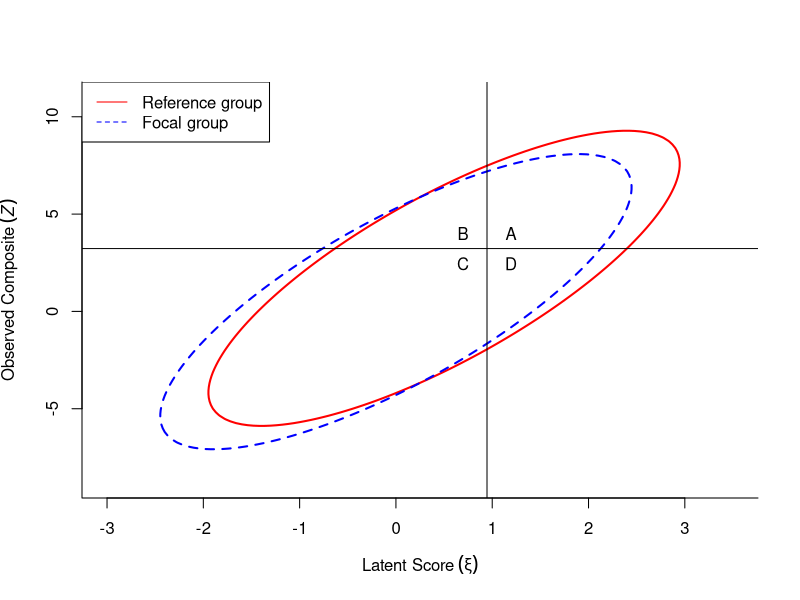
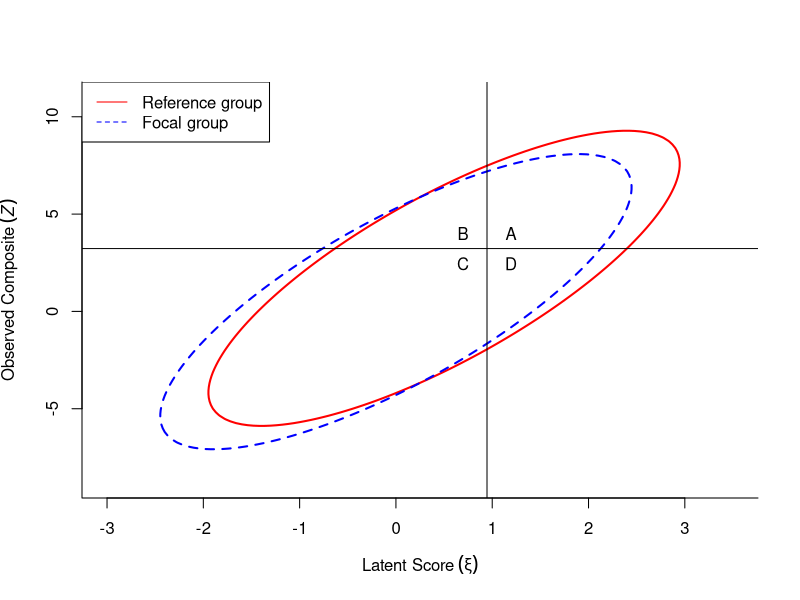
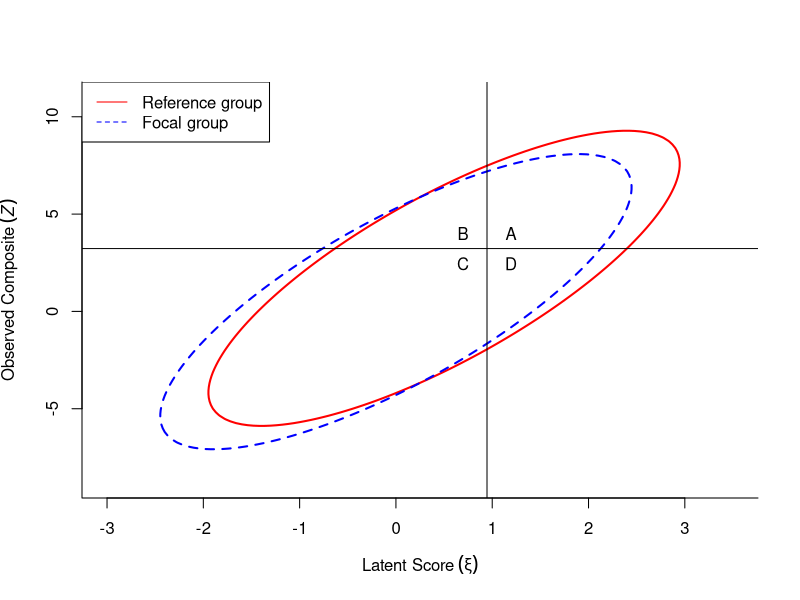
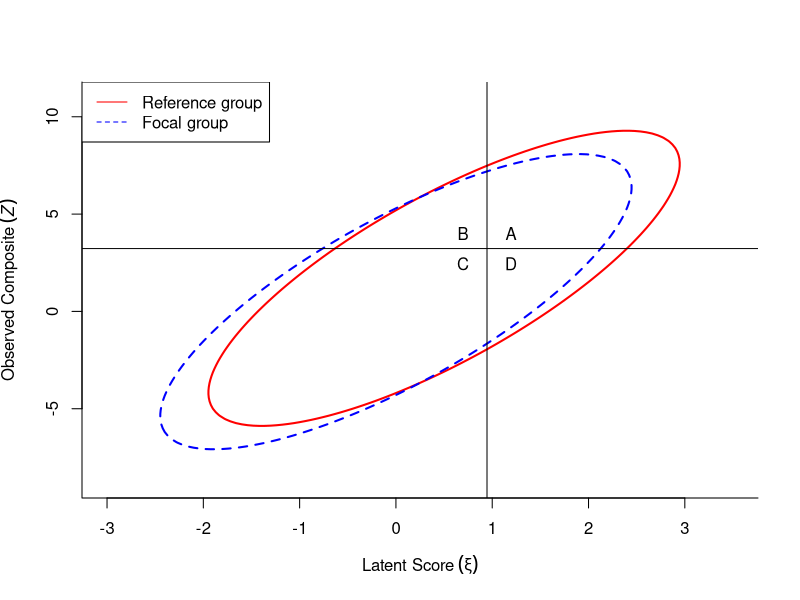
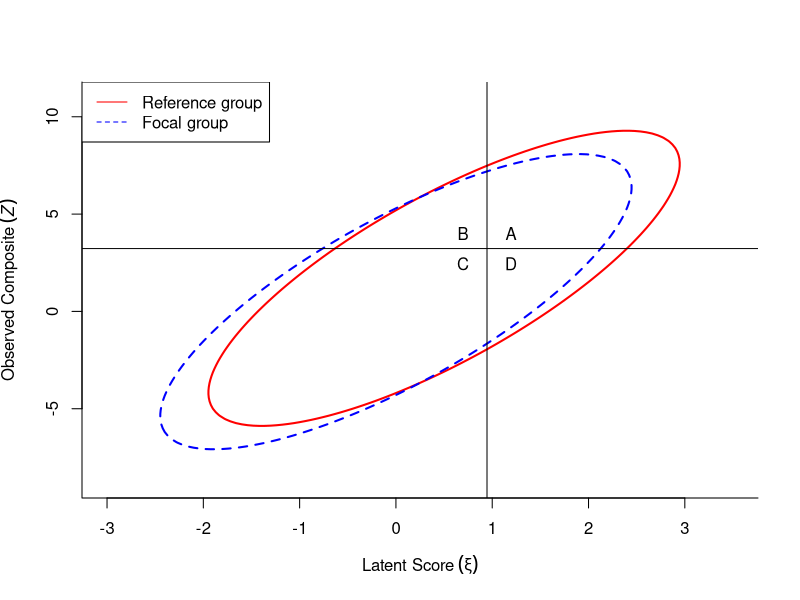
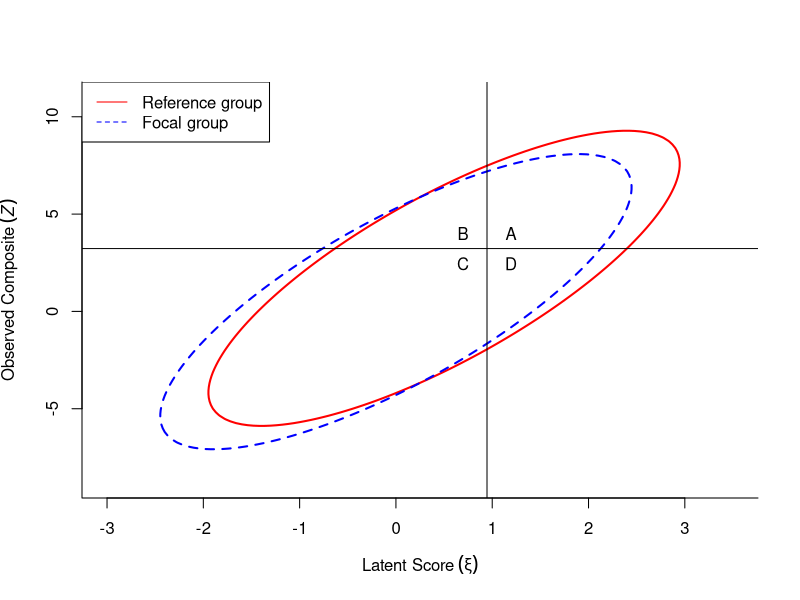
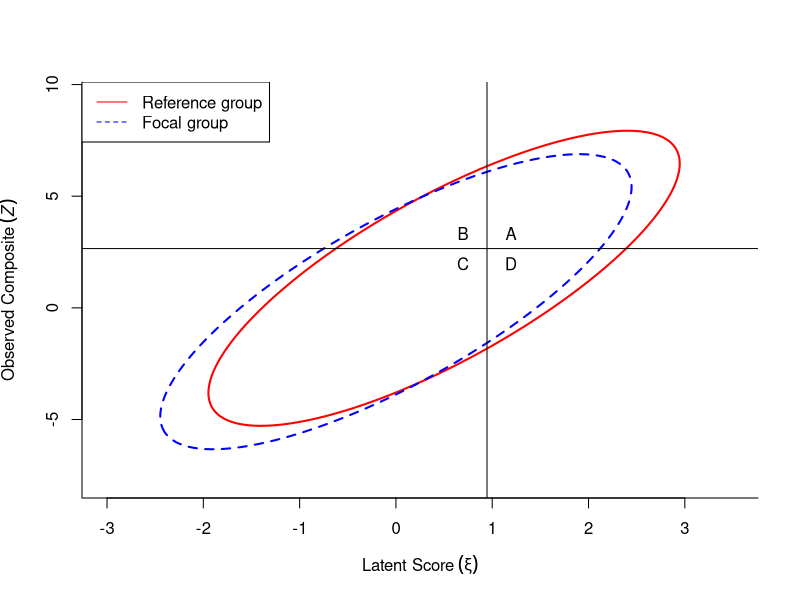
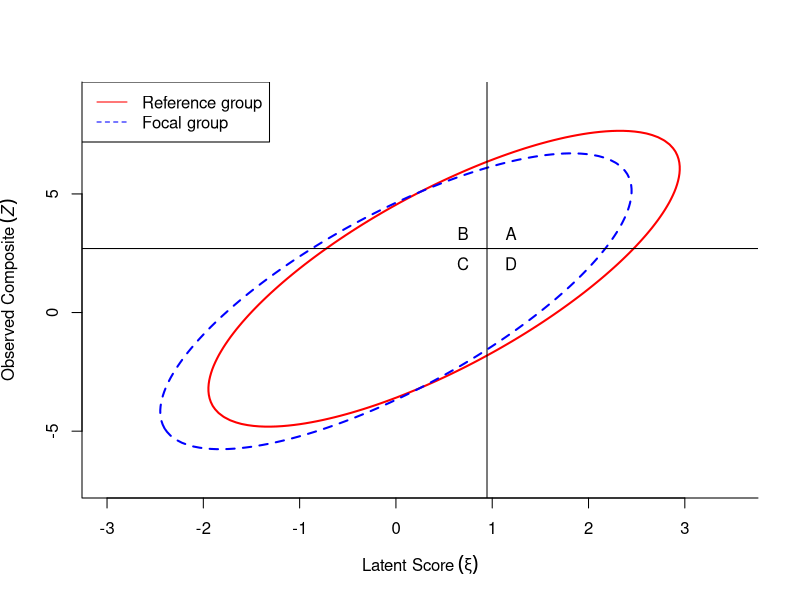

Recreate these plots in R, in order. (Note: this script raises an error after producing the figures.)
## ----setup, include=FALSE--------------------------------------------------------------------------------------------------
knitr::opts_chunk$set(echo = TRUE)
library(tidyverse)
library(knitr)
library(kableExtra)


## ---- cache = FALSE--------------------------------------------------------------------------------------------------------
## @knitr pnormmix function
pnormmix <- function(q, mean1 = 0, sd1 = 1, mean2 = 0, sd2 = 1, pmix1 = 0.5, 
                     lower.tail = TRUE) {
  # Distribution function (pdf) of a mixture of two normal distributions. 
  #
  # Args:
  #   q: vector of quantiles.
  #   mean1: mean of first normal distribution.
  #   sd1: standard deviation of first normal distribution.
  #   mean2: mean of second normal distribution.
  #   sd2: standard deviation of second normal distribution.
  #   pmix1: mixing proportion for the first distribution. Should be a 
  #          number in the range (0, 1).
  #   lower.tail: logical; if TRUE(default), probabilities are P[X <= x]; 
  #               otherwise, P[X > x]. 
  #
  #   Returns:
  #     Cumulative probability of q or 1 minus it on the mixture normal 
  #     distribution.
  # Error handling
  stopifnot(pmix1 > 0, pmix1 < 1)
  as.vector(c(pmix1, 1 - pmix1) %*% 
              sapply(q, pnorm, mean = c(mean1, mean2), sd = c(sd1, sd2), 
                     lower.tail = lower.tail))
}
# test
 pnormmix(1, 0, 3.1, 1.7, 3.1, lower.tail = FALSE)


## ----cache = FALSE---------------------------------------------------------------------------------------------------------
## @knitr qnormmix function
qnormmix <- function(p, mean1 = 0, sd1 = 1, mean2 = 0, sd2 = 1, pmix1 = 0.5, 
                     lower.tail = TRUE) {
  # Quantile function of a mixture of two normal distributions. 
  #
  # Args:
  #   p: vector of probabilities.
  #   mean1: mean of first normal distribution.
  #   sd1: standard deviation of first normal distribution.
  #   mean2: mean of second normal distribution.
  #   sd2: standard deviation of second normal distribution.
  #   pmix1: mixing proportion for the first distribution. Should be a 
  #          number in the range (0, 1).
  #   lower.tail: logical; if TRUE(default), probabilities are P[X <= x]; 
  #               otherwise, P[X > x]. 
  #
  #   Returns:
  #     Quantile corresponding to p or 1 - p on the mixture normal 
  #     distribution.
  # Error handling
  stopifnot(pmix1 > 0, pmix1 < 1, p >= 0, p <= 1)
  f <- function(x) (pnormmix(x, mean1, sd1, mean2, sd2, pmix1, 
                             lower.tail) - p)^2
  start <- as.vector(c(pmix1, 1 - pmix1) %*% 
                       sapply(p, qnorm, c(mean1, mean2), c(sd1, sd2), 
                              lower.tail = lower.tail))
  nlminb(start, f)$par
}


## ----cache = FALSE,include=FALSE-------------------------------------------------------------------------------------------
## @knitr .bvnorm_kernel function
.bvnorm_kernel <- function(x, y, mu_x = 0, mu_y = 0, sd_x = 1, sd_y = 1, 
                           cov_xy = 0) {
  # Helper function for computing the kernel for bivariate normal density
  cor <- cov_xy / sd_x / sd_y
  numer <- (x - mu_x)^2 / sd_x^2 + (y - mu_y)^2 / sd_y^2 - 
    2 * cor * (x - mu_x) * (y - mu_y) / sd_x / sd_y
  numer / (1 - cor^2)
}


## ----cache = FALSE,include=FALSE-------------------------------------------------------------------------------------------
## @knitr contour_bvnorm function
contour_bvnorm <- function(mean1 = 0, sd1 = 1, mean2 = 0, sd2 = 1, 
                           cor12 = 0, cov12 = NULL, 
                           density = .95, length_out = 101, 
                           bty = "L", 
                           ...) {
  # Plot contour for a bivariate normal distribution
  #
  # Args:
  #   mean1: mean of first normal distribution (on x-axis).
  #   sd1: standard deviation of first normal distribution.
  #   mean2: mean of second normal distribution (on y-axis).
  #   sd2: standard deviation of second normal distribution.
  #   cor12: correlation in the bivariate normal.
  #   cov12: covariance in the bivariate normal. If not input, compute the
  #          covariance using the correlation and the standard deviations.
  #   density: density level, i.e., probability enclosed by the ellipse.
  #   length_out: number of values on the x-axis and on the y-axis to be
  #               evaluated; default to 101.
  #   bty: argument passed to the `contour` function.
  #   ...: other arguments passed to the `countour` funcction.
  #
  #   Returns:
  #     a plot showing the contour of the bivariate normal distribution on 
  #     a two-dimensional space.
  # Error handling
  stopifnot(cor12 >= -1, cor12 <= 1)
  if (is.null(cov12)) cov12 <- cor12 * sd1 * sd2s
  x_seq <- mean1 + seq(-3, 3, length.out = length_out) * sd1
  y_seq <- mean2 + seq(-3, 3, length.out = length_out) * sd2
  z <- outer(x_seq, y_seq, .bvnorm_kernel, mu_x = mean1, mu_y = mean2, 
             sd_x = sd1, sd_y = sd2, cov_xy = cov12)
  contour(x_seq, y_seq, z, levels = qchisq(density, 2), drawlabels = FALSE, 
          bty = bty, ...)
}


## ----cache = FALSE,include=FALSE-------------------------------------------------------------------------------------------
## @knitr .oartit_bvnorm function
.partit_bvnorm <- function(cut1, cut2, mean1 = 0, sd1 = 1, mean2 = 0, sd2 = 1, 
                           cor12 = 0, cov12 = cor12 * sd1 * sd2) {
  # Helper funcction for computing summary statistics from a selection approach
  Sigma <- matrix(c(sd1^2, cov12, cov12, sd2^2), nrow = 2)
  C <- pmnorm(c(cut1, cut2), c(mean1, mean2), Sigma)
  B <- pnorm(cut1, mean1, sd1) - C
  D <- pnorm(cut2, mean2, sd2) - C
  A <- 1 - B - C - D
  propsel <- A + B
  success_ratio <- A / propsel
  sensitivity <- A / (A + D)
  specificity <- C / (C + B)
  c(A, B, C, D, propsel, success_ratio, sensitivity, specificity)
}


## ----cache = FALSE---------------------------------------------------------------------------------------------------------
## @knitr PartInv function
PartInv <- function(propsel, cut_z = NULL, kappa_r, kappa_f = kappa_r, 
                    phi_r, phi_f = phi_r, lambda_r, lambda_f = lambda_r, 
                    Theta_r, Theta_f = Theta_r, tau_r, tau_f = tau_r, 
                    pmix_ref = 0.5, plot_contour = TRUE, ...) {
  # Evaluate partial measurement invariance using Millsap & Kwok's (2004) 
  # approach
  #
  # Args:
  #   propsel: proportion of selection. If missing, computed using `cut_z`.
  #   cut_z: prespecified cutoff score on the observed composite. This argument
  #          is ignored when `propsel` has input.
  #   kappa_r: latent factor mean for the reference group.
  #   kappa_f: (optional) latent factor mean for the focal group; 
  #            if no input, set equal to kappa_r.
  #   phi_r: latent factor variance for the reference group.
  #   phi_f: (optional) latent factor variance for the focal group; 
  #          if no input, set equal to phi_r.
  #   lambda_r: a vector of factor loadings for the reference group.
  #   lambda_f: (optional) a vector of factor loadings for the focal group; 
  #             if no input, set equal to lambda_r.
  #   tau_r: a vector of measurement intercepts for the reference group.
  #   tau_f: (optional) a vector of measurement intercepts for the focal group; 
  #          if no input, set equal to tau_r.
  #   Theta_r: a matrix of the unique factor variances and covariances 
  #            for the reference group.
  #   Theta_f: (optional) a matrix of the unique factor variances and 
  #            covariances for the focal group; 
  #            if no input, set equal to Theta_r.
  #   pmix_ref: Proportion of the reference group; 
  #             default to 0.5 (i.e., two populations have equal size).
  #   plot_contour: logical; whether the contour of the two populations 
  #                 should be plotted; default to TRUE.
  #   ...: other arguments passed to the `countour` funcction.
  #
  #   Returns:
  #     a list of four elements and a plot if plot_contour == TRUE:
  #     - propsel: echo the same argument as input.
  #     - cutpt_xi: cut point on the latent scale (xi).
  #     - cutpt_z: cut point on the observed scale (Z).
  #     - summary: A 8 x 2 table, with columns representing the reference
  #                and the focal groups, and the rows represent
  #                probabilities of true positive (A), false positive (B), 
  #                true negative (C), false negative (D); proportion selected, 
  #                success ratio, sensitivity, and specificity. 
  # Error handling
  stopifnot(length(kappa_r) == 1, length(kappa_f) == 1, length(phi_r) == 1, 
            length(phi_f) == 1)
  if (length(Theta_r) == length(lambda_r)) Theta_r <- diag(Theta_r)
  if (length(Theta_f) == length(lambda_f)) Theta_f <- diag(Theta_f)
  library(mnormt)  # load `mnormt` package
  mean_zr <- sum(tau_r) + sum(lambda_r) * kappa_r
  mean_zf <- sum(tau_f) + sum(lambda_f) * kappa_f
  sd_zr <- sqrt(sum(lambda_r)^2 * phi_r + sum(Theta_r))
  sd_zf <- sqrt(sum(lambda_f)^2 * phi_f + sum(Theta_f))
  cov_z_xir <- sum(lambda_r) * phi_r
  cov_z_xif <- sum(lambda_f) * phi_f
  sd_xir <- sqrt(phi_r)
  sd_xif <- sqrt(phi_f)
  if (!missing(propsel)) {
    if (!is.null(cut_z)) {
      warning("Input to `cut_z` is ignored.")
    }
    cut_z <- qnormmix(propsel, mean_zr, sd_zr, mean_zf, sd_zf, 
                      pmix_ref, lower.tail = FALSE)
  } else if (!is.null(cut_z) & missing(propsel)) {
    propsel <- pnormmix(cut_z, mean_zr, sd_zr, mean_zf, sd_zf, 
                        pmix_ref, lower.tail = FALSE)
  }
  cut_xi <- qnormmix(propsel, kappa_r, sd_xir, kappa_f, sd_xif, 
                     pmix_ref, lower.tail = FALSE)
  partit_1 <- .partit_bvnorm(cut_xi, cut_z, kappa_r, sd_xir, mean_zr, sd_zr, 
                             cov12 = cov_z_xir)
  partit_2 <- .partit_bvnorm(cut_xi, cut_z, kappa_f, sd_xif, mean_zf, sd_zf, 
                             cov12 = cov_z_xif)
  dat <- data.frame("Reference" = partit_1, "Focal" = partit_2, 
                    row.names = c("A (true positive)", "B (false positive)", 
                                  "C (true negative)", "D (false negative)", 
                                  "Proportion selected", "Success ratio", 
                                  "Sensitivity", "Specificity"))
  p <- NULL
  if (plot_contour) {
    x_lim <- range(c(kappa_r + c(-3, 3) * sd_xir, 
                     kappa_f + c(-3, 3) * sd_xif))
    y_lim <- range(c(mean_zr + c(-3, 3) * sd_zr, 
                     mean_zf + c(-3, 3) * sd_zf))
    contour_bvnorm(kappa_r, sd_xir, mean_zr, sd_zr, cov12 = cov_z_xir, 
                   xlab = bquote("Latent Score" ~ (xi)), 
                   ylab = bquote("Observed Composite" ~ (italic(Z))), 
                   lwd = 2, col = "red", xlim = x_lim, ylim = y_lim, 
                   ...)
    contour_bvnorm(kappa_f, sd_xif, mean_zf, sd_zf, cov12 = cov_z_xif, 
                   add = TRUE, lty = "dashed", lwd = 2, col = "blue", 
                   ...)
    legend("topleft", c("Reference group", "Focal group"), 
           lty = c("solid", "dashed"), col = c("red", "blue"))
    abline(h = cut_z, v = cut_xi)
    x_cord <- rep(cut_xi + c(.25, -.25) * sd_xir, 2)
    y_cord <- rep(cut_z + c(.25, -.25) * sd_zr, each = 2)
    text(x_cord, y_cord, c("A", "B", "D", "C"))
    p <- recordPlot()
  }
  list(propsel = propsel, cutpt_xi = cut_xi, cutpt_z = cut_z, 
       summary = round(dat, 3), p = p)
}



## ----cache = FALSE---------------------------------------------------------------------------------------------------------
# test unweighted mean function using Millsap & Kwok (2004) Example
PartInv(.25, kappa_r = 0.5, kappa_f = 0, phi_r = 1,
        lambda_r = c(.3, .5, .9, .7), tau_r = c(.225, .025, .010, .240),
        Theta_r = diag(.96, 4))

# obtain the selection accuracy of the strict invariant model
PartInv(.25, kappa_r = 0.5, kappa_f = 0, phi_r = 1,
        lambda_r = c(.3, .5, .9, .7), tau_r = c(.225, .025, .010, .240),
        Theta_r = diag(.96, 4))




## ----cache = FALSE---------------------------------------------------------------------------------------------------------
## @knitr PartInv_we function
## Partial Invariance Function for unweighted means 
PartInv_we <- function(propsel, cut_z = NULL, c, kappa_r, kappa_f = kappa_r, 
                    phi_r, phi_f = phi_r, lambda_r, lambda_f = lambda_r, 
                    Theta_r, Theta_f = Theta_r, tau_r, tau_f = tau_r, 
                    pmix_ref = 0.5, plot_contour = TRUE, ...) {
  # Evaluate partial measurement invariance using Millsap & Kwok's (2004) 
  # approach
  #
  # Args:
  #   propsel: proportion of selection. If missing, computed using `cut_z`.
  #   cut_z: prespecified cutoff score on the observed composite. This argument
  #          is ignored when `propsel` has input.
  #   c: a vector of weight for each items 
  #   kappa_r: latent factor mean for the reference group.
  #   kappa_f: (optional) latent factor mean for the focal group; 
  #            if no input, set equal to kappa_r.
  #   phi_r: latent factor variance for the reference group.
  #   phi_f: (optional) latent factor variance for the focal group; 
  #          if no input, set equal to phi_r.
  #   lambda_r: a vector of factor loadings for the reference group.
  #   lambda_f: (optional) a vector of factor loadings for the focal group; 
  #             if no input, set equal to lambda_r.
  #   tau_r: a vector of measurement intercepts for the reference group.
  #   tau_f: (optional) a vector of measurement intercepts for the focal group; 
  #          if no input, set equal to tau_r.
  #   Theta_r: a matrix of the unique factor variances and covariances 
  #            for the reference group.
  #   Theta_f: (optional) a matrix of the unique factor variances and 
  #            covariances for the focal group; 
  #            if no input, set equal to Theta_r.
  #   pmix_ref: Proportion of the reference group; 
  #             default to 0.5 (i.e., two populations have equal size).
  #   plot_contour: logical; whether the contour of the two populations 
  #                 should be plotted; default to TRUE.
  #   ...: other arguments passed to the `countour` funcction.
  #
  #   Returns:
  #     a list of four elements and a plot if plot_contour == TRUE:
  #     - propsel: echo the same argument as input.
  #     - cutpt_xi: cut point on the latent scale (xi).
  #     - cutpt_z: cut point on the observed scale (Z).
  #     - summary: A 8 x 2 table, with columns representing the reference
  #                and the focal groups, and the rows represent
  #                probabilities of true positive (A), false positive (B), 
  #                true negative (C), false negative (D); proportion selected, 
  #                success ratio, sensitivity, and specificity. 
  # Error handling
  stopifnot(length(kappa_r) == 1, length(kappa_f) == 1, length(phi_r) == 1, 
            length(phi_f) == 1)
  if (length(Theta_r) == length(lambda_r)) Theta_r <- diag(Theta_r)
  if (length(Theta_f) == length(lambda_f)) Theta_f <- diag(Theta_f)
  library(mnormt)  # load `mnormt` package
  mean_zr <- sum(c * tau_r) + sum(c * lambda_r) * kappa_r
  mean_zf <- sum(c * tau_f)+ sum(c * lambda_f) * kappa_f
  sd_zr <- sqrt(sum(lambda_r * c)^2 * phi_r  + sum(Theta_r * c^2))
  sd_zf <- sqrt(sum(lambda_f * c)^2 * phi_f + sum(Theta_f * c^2))
  cov_z_xir <- sum(lambda_r * c) * phi_r
  cov_z_xif <- sum(lambda_f * c) * phi_f
  sd_xir <- sqrt(phi_r)
  sd_xif <- sqrt(phi_f)
  if (!missing(propsel)) {
    if (!is.null(cut_z)) {
      warning("Input to `cut_z` is ignored.")
    }
    cut_z <- qnormmix(propsel, mean_zr, sd_zr, mean_zf, sd_zf, 
                      pmix_ref, lower.tail = FALSE)
  } else if (!is.null(cut_z) & missing(propsel)) {
    propsel <- pnormmix(cut_z, mean_zr, sd_zr, mean_zf, sd_zf, 
                        pmix_ref, lower.tail = FALSE)
  }
  cut_xi <- qnormmix(propsel, kappa_r, sd_xir, kappa_f, sd_xif, 
                     pmix_ref, lower.tail = FALSE)
  partit_1 <- .partit_bvnorm(cut_xi, cut_z, kappa_r, sd_xir, mean_zr, sd_zr, 
                             cov12 = cov_z_xir)
  partit_2 <- .partit_bvnorm(cut_xi, cut_z, kappa_f, sd_xif, mean_zf, sd_zf, 
                             cov12 = cov_z_xif)
  dat <- data.frame("Reference" = partit_1, "Focal" = partit_2, 
                    row.names = c("A (true positive)", "B (false positive)", 
                                  "C (true negative)", "D (false negative)", 
                                  "Proportion selected", "Success ratio", 
                                  "Sensitivity", "Specificity"))
  p <- NULL
  if (plot_contour) {
    x_lim <- range(c(kappa_r + c(-3, 3) * sd_xir, 
                     kappa_f + c(-3, 3) * sd_xif))
    y_lim <- range(c(mean_zr + c(-3, 3) * sd_zr, 
                     mean_zf + c(-3, 3) * sd_zf))
    contour_bvnorm(kappa_r, sd_xir, mean_zr, sd_zr, cov12 = cov_z_xir, 
                   xlab = bquote("Latent Score" ~ (xi)), 
                   ylab = bquote("Observed Composite" ~ (italic(Z))), 
                   lwd = 2, col = "red", xlim = x_lim, ylim = y_lim, 
                   ...)
    contour_bvnorm(kappa_f, sd_xif, mean_zf, sd_zf, cov12 = cov_z_xif, 
                   add = TRUE, lty = "dashed", lwd = 2, col = "blue", 
                   ...)
    legend("topleft", c("Reference group", "Focal group"), 
           lty = c("solid", "dashed"), col = c("red", "blue"))
    abline(h = cut_z, v = cut_xi)
    x_cord <- rep(cut_xi + c(.25, -.25) * sd_xir, 2)
    y_cord <- rep(cut_z + c(.25, -.25) * sd_zr, each = 2)
    text(x_cord, y_cord, c("A", "B", "D", "C"))
    p <- recordPlot()
  }
  list(propsel = propsel, cutpt_xi = cut_xi, cutpt_z = cut_z, 
       summary = round(dat, 3), p = p)
}


## ----cache = FALSE---------------------------------------------------------------------------------------------------------
## @knitr example
# Test partial invariance function for unweighted mean for strict invariance (baseline)
strict_inv_un_base <- PartInv(.25, kappa_r = 0.5, kappa_f = 0, phi_r = 1,
        lambda_r = c(.3, .5, .9, .7), tau_r = c(.225, .025, .010, .240),
        Theta_r = diag(.96, 4))


## ----cache = FALSE---------------------------------------------------------------------------------------------------------
## @knitr strict invariance
# Test partial invariance function for weighted mean for strict invariance
# same as unweight mean
strict_inv_we_alleq <- PartInv_we(.25, kappa_r = 0.5, c = c(1,1,1,1), kappa_f = 0, phi_r = 1,
        lambda_r = c(.3, .5, .9, .7), tau_r = c(.225, .025, .010, .240),
        Theta_r = diag(.96, 4))
# excluding item 1
strict_inv_we_e1 <- PartInv_we(.25, kappa_r = 0.5, c = c(0,1,1,1), kappa_f = 0, phi_r = 1,
        lambda_r = c(.3, .5, .9, .7), tau_r = c(.225, .025, .010, .240),
        Theta_r = diag(.96, 4))
# excluding item 2
strict_inv_we_e2 <- PartInv_we(.25, kappa_r = 0.5, c = c(1,0,1,1), kappa_f = 0, phi_r = 1,
        lambda_r = c(.3, .5, .9, .7), tau_r = c(.225, .025, .010, .240),
        Theta_r = diag(.96, 4))
# excluding item 3
strict_inv_we_e3 <- PartInv_we(.25, kappa_r = 0.5, c = c(1,1,0,1), kappa_f = 0, phi_r = 1,
        lambda_r = c(.3, .5, .9, .7), tau_r = c(.225, .025, .010, .240),
        Theta_r = diag(.96, 4))
# excluding item 4
strict_inv_we_e4 <- PartInv_we(.25, kappa_r = 0.5, c = c(1,1,1,0), kappa_f = 0, phi_r = 1,
        lambda_r = c(.3, .5, .9, .7), tau_r = c(.225, .025, .010, .240),
        Theta_r = diag(.96, 4))
# different weight combinations
strict_inv_we_allun <-PartInv_we(.5, kappa_r = 0.5, c = c(1,0.7,0.8,1), kappa_f = 0, phi_r = 1,
        lambda_r = c(.3, .5, .9, .7), tau_r = c(.225, .025, .010, .240),
        Theta_r = diag(.96, 4))




## ----cache = FALSE---------------------------------------------------------------------------------------------------------
## @knitr partial invarance
# test partial invariance function for weighted mean for partial strict invariance
# include all items
par_stri_we_alleq <- PartInv_we(propsel = .25, kappa_r = 0.5, kappa_f = 0, c = c(1,1,1,1), phi_r = 1,
        lambda_r = c(.3, .5, .9, .7), lambda_f = c(.3, .5, .7, .5),
        tau_r = c(.225, .025, .010, .240), tau_f = c(.225, -0.225, .240, -.025),
        Theta_r = diag(.96, 4))
# exclude item1
par_stri_we_ex1 <- PartInv_we(propsel = .25, kappa_r = 0.5, kappa_f = 0, c = c(0,1,1,1), phi_r = 1,
        lambda_r = c(.3, .5, .9, .7), lambda_f = c(.3, .5, .7, .5),
        tau_r = c(.225, .025, .010, .240), tau_f = c(.225, -0.225, .240, -.025),
        Theta_r = diag(.96, 4))
# exclude item2
par_stri_we_ex2 <- PartInv_we(propsel = .25, kappa_r = 0.5, kappa_f = 0, c = c(1,0,1,1), phi_r = 1,
        lambda_r = c(.3, .5, .9, .7), lambda_f = c(.3, .5, .7, .5),
        tau_r = c(.225, .025, .010, .240), tau_f = c(.225, -0.225, .240, -.025),
        Theta_r = diag(.96, 4))
# exclude item3
par_stri_we_ex3 <- PartInv_we(propsel = .25, kappa_r = 0.5, kappa_f = 0, c = c(1,1,0,1), phi_r = 1,
        lambda_r = c(.3, .5, .9, .7), lambda_f = c(.3, .5, .7, .5),
        tau_r = c(.225, .025, .010, .240), tau_f = c(.225, -0.225, .240, -.025),
        Theta_r = diag(.96, 4))
# exclude item4
par_stri_we_ex4 <- PartInv_we(propsel = .25, kappa_r = 0.5, kappa_f = 0, c = c(1,1,1,0), phi_r = 1,
        lambda_r = c(.3, .5, .9, .7), lambda_f = c(.3, .5, .7, .5),
        tau_r = c(.225, .025, .010, .240), tau_f = c(.225, -0.225, .240, -.025),
        Theta_r = diag(.96, 4))
# different weight combinations
par_stri_we_allun <- PartInv_we(propsel = .25, kappa_r = 0.5, kappa_f = 0, c = c(1,0.7,0.8,1), phi_r = 1,
        lambda_r = c(.3, .5, .9, .7), lambda_f = c(.3, .5, .7, .5),
        tau_r = c(.225, .025, .010, .240), tau_f = c(.225, -0.225, .240, -.025),
        Theta_r = diag(.96, 4))
# less weight to noninvariant items
par_stri_we_allunew <- PartInv_we(propsel = .25, kappa_r = 0.5, kappa_f = 0, c = c(1,0.7,0.3,0.8), phi_r = 1,
        lambda_r = c(.3, .5, .9, .7), lambda_f = c(.3, .5, .7, .5),
        tau_r = c(.225, .025, .010, .240), tau_f = c(.225, -0.225, .240, -.025),
        Theta_r = diag(.96, 4))



## --------------------------------------------------------------------------------------------------------------------------
## @knitr displayresults
rbind(strict_inv_un_base, strict_inv_we_alleq,strict_inv_we_e1,strict_inv_we_e2, strict_inv_we_e3,strict_inv_we_e4,strict_inv_we_allun)
rbind(par_stri_we_alleq,par_stri_we_ex1, par_stri_we_ex2,par_stri_we_ex3,par_stri_we_ex4,par_stri_we_allun, par_stri_we_allunew)
strict_results <- c(strict_inv_un_base[4], strict_inv_we_alleq[4],strict_inv_we_e1[4],strict_inv_we_e2[4], strict_inv_we_e3[4],strict_inv_we_e4[4],strict_inv_we_allun[4])%>%
  knitr::kable("html", caption = "Strict Invariance")%>%
   add_header_above(c("unweighted all", "weight equal all", "exclude i1", "exclude i2","exclude i3","exclude i4", "unequal weight all"))%>%
  kable_styling(bootstrap_options = c("hover", "condensed"))
strict_results
partial_results <- c(par_stri_we_alleq[4],par_stri_we_ex1[4], par_stri_we_ex2[4],par_stri_we_ex3[4],par_stri_we_ex4[4],par_stri_we_allun[4], par_stri_we_allunew[4])%>%
    knitr::kable(caption = "Partial Strict Invariance")
    add_header_above(partial_results, c("weight equal all", "exclude i1", "exclude i2","exclude i3 ","exclude i4", "unequal weight all","new unequal weight all "))%>%
       kable_styling(bootstrap_options = c("hover", "condensed"))
